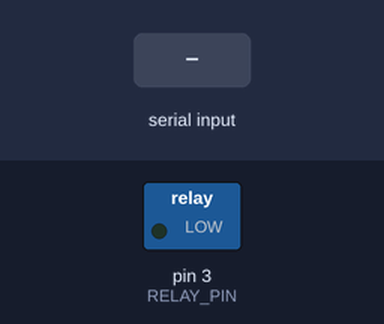
A sketch run on a simulated Arduino Uno, built with avr-gcc and run on an emulated ATmega328P. Parts: switched loads named in the sketch (green lamp = pin HIGH). The test bench sets the inputs (shaded band).

Above: at 1.2 s.
1.3 s: "1" received over Serial
At 1.7 s:
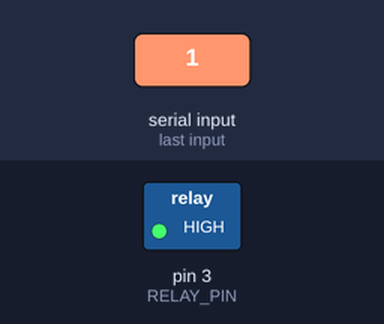
2.8 s: "0" received over Serial
At 4.0 s:
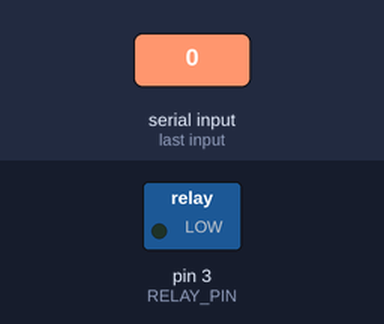
Timing chart, 0 to 5.8 s (numbered marks = the images above; inputs shaded):
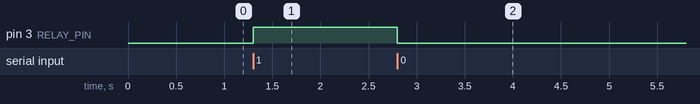

The sketch:

arduino.ino
```cpp
const int RELAY_PIN = 3;

void setup() {
  Serial.begin(9600);
  pinMode(RELAY_PIN, OUTPUT);
}

char input;

void loop() {
    if (!Serial.available()) return;
    input = Serial.read();
    if ((input == '1') || (input == 1)) digitalWrite(RELAY_PIN, HIGH);
    else if ((input == '0') || (input == 0)) digitalWrite(RELAY_PIN, LOW);
}
```

Measured:
- after the input at 1.3 s, pin 3 (RELAY_PIN): LOW → HIGH at once
- after the input at 2.8 s, pin 3 (RELAY_PIN): HIGH → LOW at once
